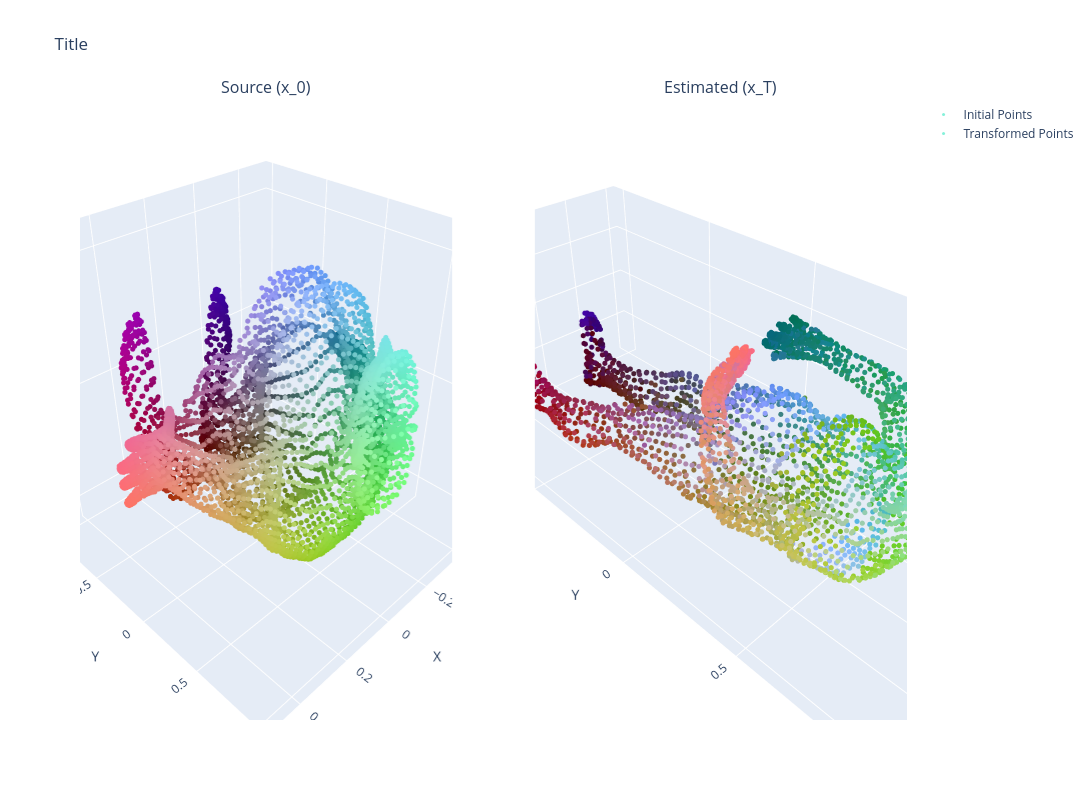

The notebook cell this image was saved under:
### Code cell
start_end_subplot(
    torch.tensor(mesh1.vertices), torch.tensor(mesh2.vertices[p2p]), show=True
)

### Figure 1 — Plotly figure (JSON) as saved in the notebook; plotly's stock layout.template omitted (floating-point values rounded to 4 significant figures; data arrays with more than 128 entries replaced by an {"elided": "..."} marker saying what was removed)
{"data": [{"marker": {"color": {"elided": "6890 str values"}, "size": 3}, "mode": "markers", "name": "Initial Points", "scene": "scene", "type": "scatter3d", "x": {"elided": "6890 float values"}, "y": {"elided": "6890 float values"}, "z": {"elided": "6890 float values"}}, {"marker": {"color": {"elided": "6890 str values"}, "size": 3}, "mode": "markers", "name": "Transformed Points", "scene": "scene2", "type": "scatter3d", "x": {"elided": "6890 float values"}, "y": {"elided": "6890 float values"}, "z": {"elided": "6890 float values"}}], "layout": {"annotations": [{"font": {"size": 16}, "showarrow": false, "text": "Source (x_0)", "x": 0.225, "xanchor": "center", "xref": "paper", "y": 1, "yanchor": "bottom", "yref": "paper"}, {"font": {"size": 16}, "showarrow": false, "text": "Estimated (x_T)", "x": 0.775, "xanchor": "center", "xref": "paper", "y": 1, "yanchor": "bottom", "yref": "paper"}], "height": 800, "scene": {"domain": {"x": [0, 0.45], "y": [0, 1]}, "xaxis": {"title": {"text": "X"}}, "yaxis": {"title": {"text": "Y"}}, "zaxis": {"title": {"text": "Z"}}}, "scene2": {"domain": {"x": [0.55, 1], "y": [0, 1]}, "xaxis": {"title": {"text": "X"}}, "yaxis": {"title": {"text": "Y"}}, "zaxis": {"title": {"text": "Z"}}}, "title": {"text": "Title"}, "width": 1800}}
